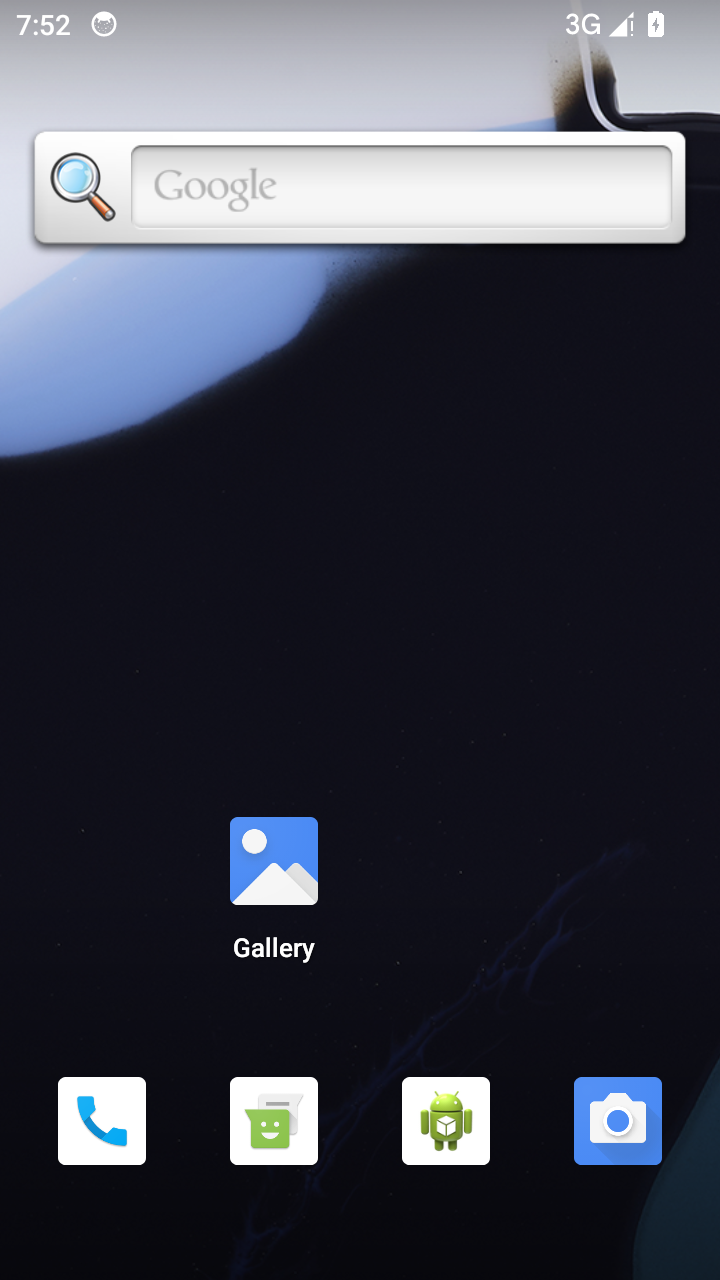
#> input picture docs/android-battery/shots/float_base.png, 720 x 1280 px, found by its file name
$ python emulator_float_check.py
#> lines starting #> are read from the running program, lines starting #| are printed output that depends on the picture
#!/usr/bin/env python3
# -*- coding: utf-8 -*-
r"""
emulator_float_check.py · CI 模拟器悬浮窗验收 v8（P2-4b / 桌宠）
--------------------------------------------------------------------
v8 变更（Live2D 桌宠替代圆形悬浮球）：
  竖屏主浮层从 60dp「满」字球换成 140x180dp 透明 WebView 桌宠：
  a) 身份判别从「白字像素」换成「桌宠窗口 frame 内的像素差分」：
     透明窗只画 Live2D，壁纸区域与基线一致；模型本体（头发/皮肤/描边）
     实测差异量级远高于阈值。frame 仍是 dumpsys 权威坐标。
  b) 窗口分类：桌宠 250~700 x 300~900px；气泡卡片 400~750 x <300px；
     迷你窗 >500 x >500px；降级球 100~300px（保留旧白字判别）。
  c) 交互链改为：单击 → 互动气泡（logcat pet-tap + 额外 overlay 窗口）；
     双击（同一 adb shell 连发两枪）→ 迷你窗（logcat pet-panel）。
  d) 新增权限拒绝降级：appops deny 后拉起，服务必须自停、无覆盖窗、无 FATAL。
  e) 新增进程被杀恢复：force-stop 后重开 App（autostart_float）桌宠回归。
  f) 静音断言：全程无 MediaPlayer/音频焦点请求（页内无 TTS）。
流程：⓪HOME+基线 → ①appops 授权 → ②意图拉起 FGS → ③桌宠可见（frame 差分
  +pet-ready 探针）→ ④拖动贴边 → ⑤单击气泡 → ⑥双击展开迷你窗 → ⑦聊天 →
  ⑧收起回桌宠 → ⑨float_stop 清理 → ⑩权限拒绝不崩溃 → ⑪进程被杀后恢复。
退出码：0=全部通过；1=有失败项（逐项 [FLOAT-PASS]/[FLOAT-FAIL]）。
"""
import base64
import json
import re
import subprocess
import sys
import time

PKG = "com.xiaoman.treehole"
SVC = f"{PKG}/.FloatWindowService"
MAIN = f"{PKG}/.MainActivity"
RESULTS = []
PET_CDP_PORT = 9225        # 桌宠 pet.html 的 WebView devtools 转发端口（沿用既有约定）

# ---- 像素差分阈值（1080x2148 实测分辨率标定；按比例自适应其他屏）----
TOP_CROP = 120          # 裁掉状态栏+launcher时钟区（分钟跳变防误报）
DIFF_SENS = 25          # 灰度差>25 视为变化像素
WHITE_MIN = 1500                         # 降级球frame内「满」字白像素下限（椅旧判别器）
PET_MIN_DIFF = 6000                      # 桌宠frame内与基线的差异像素下限（Live2D 本体实测 8.7k~12.4k）
PET_HIDE_MAX = 4000                      # 桌宠 GONE 后 frame 内允许的残留差异（时钟抖动）
PANEL_MIN = 300000                       # 迷你窗量级（≈660x794≈52万px @720p，>门限）
GONE_MAX = 8000                          # 移除后残留容忍（时钟跳变~4400px 可容忍）


def sh(cmd, timeout=60):
    """跑 adb/host 命令，返回 (rc, stdout+stderr)。"""
    try:
        p = subprocess.run(cmd, shell=True, capture_output=True, text=True, timeout=timeout)
        return p.returncode, (p.stdout or "") + (p.stderr or "")
    except subprocess.TimeoutExpired:
        return 124, "TIMEOUT"


def check(name, ok, info=""):
    tag = "[FLOAT-PASS]" if ok else "[FLOAT-FAIL]"
    print(f"{tag} {name}" + (f" | {info}" if info else ""), flush=True)
    RESULTS.append(ok)
    return ok


def shot(name):
    """截图：用 bytes 管道落盘（PowerShell/cmd 的 > 重定向不可靠，会写坏 PNG）。"""
#> (the call stopped at in shot, `p = subprocess.run(["adb", "exec-out", "screencap", "-p"], capture_out..`: subprocess is not available in this run)
    try:
        p = subprocess.run(["adb", "exec-out", "screencap", "-p"],
                           capture_output=True, timeout=60)
        data = p.stdout or b""
        if len(data) > 1024 and data[:1] == b"\x89":
            with open(name, "wb") as f:
                f.write(data)
    except Exception:
        pass


def refresh_screen():
    """强制整屏重合成（软件 GL 模拟器的已知怪癖，不是产品行为）。
    本机 emulator(swiftshader) 的 SurfaceFlinger 在 overlay 窗口「被移动/被移除」后
    不一定给对应区域发 damage，screencap 会一直拿到旧帧：实测窗已 move 到新坐标，
    截图逐像素完全不变。拉下再收起通知栏会让全屏重新合成一次，属性/布局/像素内容
    都不改，只是把当前真实状态刷到帧缓冲里，避免把「环境不刷新」误判成「桌宠空白」。"""
    sh("adb shell cmd statusbar expand-notifications", timeout=30)
    time.sleep(1.5)
    sh("adb shell cmd statusbar collapse", timeout=30)
    time.sleep(1.5)


def gray(path):
#> called with path = 'float_base.png'
    from PIL import Image
    im = Image.open(path).convert("L")
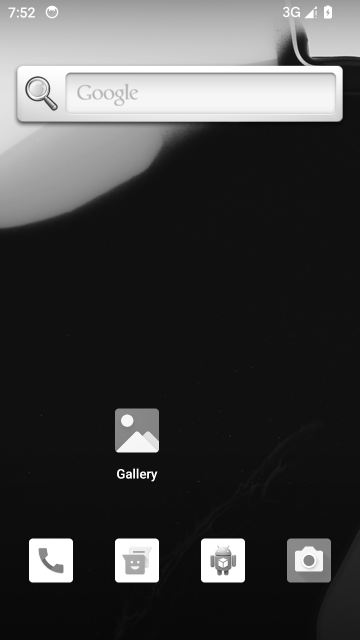
#> im: PIL image 720x1280 L (shown at 1/2 size); min 4, max 255, mean 66.3
    return im.crop((0, TOP_CROP, im.width, im.height))
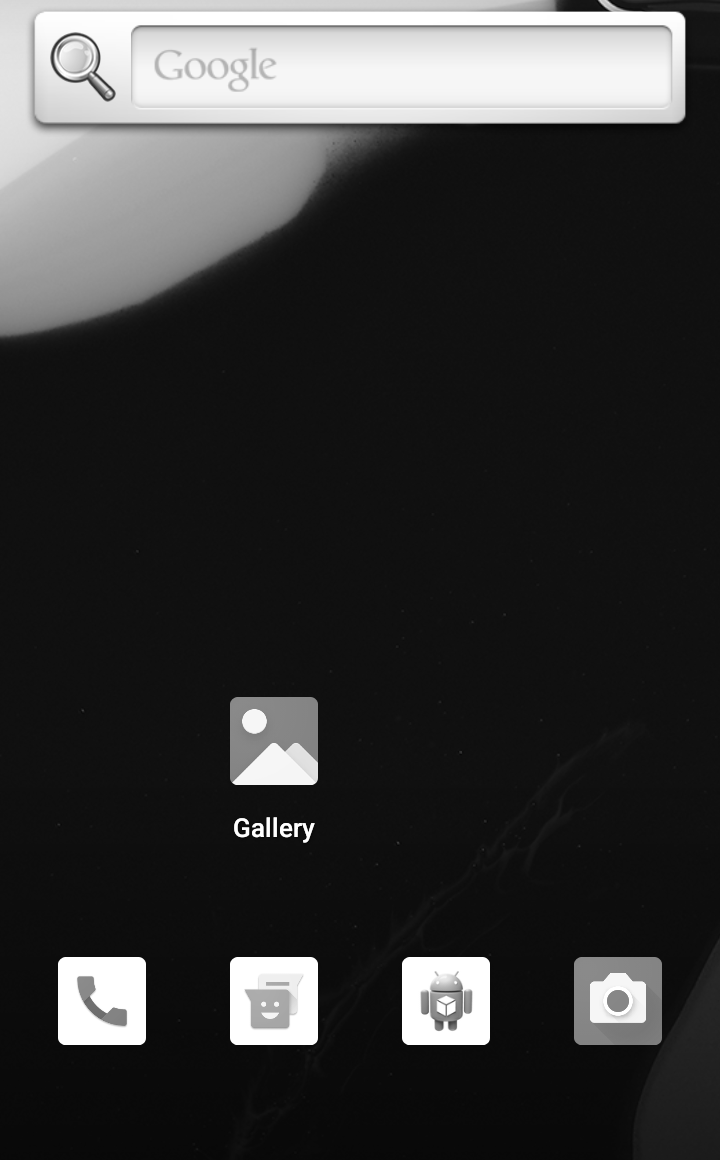
#> returned value: PIL image 720x1160 L; min 6, max 255, mean 54.4


# [44 lines left out: functions diff_stat, pink_px, white_glyph_px, not called in this run]


def _wh(box):
    return box[2] - box[0], box[3] - box[1]


_SCREEN = None


# [21 lines left out: functions screen_size, ball_frame, not called in this run]


def pet_frame(wins):
    """Live2D 桌宠窗口 frame（140x180dp @2x = 280x360px；容差 250~400/300~900）。
    宽度上限收到 400：迷你窗 662x793 也落在大窗容差内，不收窄会把面板当桌宠。"""
    for w in overlay_wins(wins):
        if not w.get("visible", True):
            continue
        fw, fh = _wh(w["frame"])
        if 250 < fw < 400 and 300 < fh < 900:
            return w["frame"]
    return None


# [65 lines left out: functions big_frame, bubble_frame, region_mask, region_diff, content_mask, unique_colors, not called in this run]


# ---- 渲染层取图（不改产品代码，只换取图源）----------------------------------
# screencap 走 SurfaceFlinger 合成结果；软件 GL 模拟器对 APPLICATION_OVERLAY
# 可能根本不给该区域出帧（历史 run #110/#120 实测 frame 内 diff 恒 0）。
# WebView 自己的渲染层不受这条路径影响，因此加两路独立取图：
#   ① Page.captureScreenshot（Android WebView 若未实现该命令则抛错）
#   ② 页内 canvas.toDataURL（2D 画布读回，图层真的画了就有内容）
CANVAS_JS = r"""
(() => {
  const c = document.querySelector('#petCanvas') || document.querySelector('canvas');
  const root = document.getElementById('petRoot');
  const stage = document.getElementById('petStage');
  const box = (el) => {
    if (!el) return null;
    const r = el.getBoundingClientRect();
    return { cw: el.clientWidth, ch: el.clientHeight,
             rect: [Math.round(r.x), Math.round(r.y), Math.round(r.width), Math.round(r.height)] };
  };
  const cs = c ? getComputedStyle(c) : null;
  const csRoot = root ? getComputedStyle(root) : null;
  const out = {
    ua: navigator.userAgent,
    cssSupport: { inset: CSS.supports('inset', '0'), top: CSS.supports('top', '0') },
    rootCss: csRoot ? { top: csRoot.top, left: csRoot.left, right: csRoot.right,
                        bottom: csRoot.bottom, w: csRoot.width, h: csRoot.height,
                        display: csRoot.display, position: csRoot.position } : null,
    viewport: { innerW: innerWidth, innerH: innerHeight,
                deW: document.documentElement.clientWidth,
                deH: document.documentElement.clientHeight,
                bodyW: document.body.clientWidth, bodyH: document.body.clientHeight,
                dpr: devicePixelRatio || 0, vis: document.visibilityState,
                hasFocus: document.hasFocus() },
    root: box(root), stage: box(stage), canvasEl: box(c),
    css: cs ? { w: cs.width, h: cs.height, display: cs.display,
                visibility: cs.visibility, position: cs.position } : null
  };
  if (!c) { out.present = false; out.canvases = document.querySelectorAll('canvas').length; return out; }
  out.present = true;
  out.w = c.width; out.h = c.height;
  out.state = (window.__pet && window.__pet.state) ? window.__pet.state() : null;
  try {
    const ctx = c.getContext('2d');
    const d = ctx.getImageData(0, 0, c.width, c.height).data;
    let a0 = 0, a16 = 0;
    for (let i = 3; i < d.length; i += 4) { if (d[i] > 0) a0++; if (d[i] > 16) a16++; }
    out.alpha_gt0 = a0; out.alpha_gt16 = a16;
    out.total = c.width * c.height;
    out.alpha_ratio = out.total ? +(a16 / out.total).toFixed(4) : 0;
  } catch (e) { out.read_err = String(e); }
  try { out.dataurl_len = c.toDataURL('image/png').length; }
  catch (e) { out.dataurl_err = String(e); }
  return out;
})()
"""

CONTROL_JS = r"""
(() => ({
  innerW: innerWidth, innerH: innerHeight,
  deW: document.documentElement.clientWidth, deH: document.documentElement.clientHeight,
  dpr: devicePixelRatio || 0, vis: document.visibilityState,
  canvases: Array.from(document.querySelectorAll('canvas')).map(c => ({
    id: c.id || c.className, w: c.width, h: c.height,
    cw: c.clientWidth, ch: c.clientHeight }))
}))()
"""

CANVAS_PNG_JS = r"""
(() => {
  const c = document.querySelector('#petCanvas') || document.querySelector('canvas');
  if (!c) return '';
  try {
    const url = c.toDataURL('image/png');
    return url.length > 7000000 ? '' : url;
  } catch (e) { return ''; }
})()
"""


# [136 lines left out: functions layer_png, pet_layer_px, pixel_evidence, not called in this run]


# 页面侧只做“记录”：在 document 捕获阶段挂 pointerdown/pointerup（与 pet.js
# onDown/onUp 同一入口），记录 performance.now() 时间戳，用于证明两枪真到页面、
# 且间隔落在 120–200ms。不影响产品逻辑，也不参与任何断言。
TAP_HOOK_JS = """(function(){
  if (!window.__tapHook) {
    window.__tapHook = true;
    window.__tapProbe = [];
    ["pointerdown","pointerup"].forEach(function(t){
      document.addEventListener(t, function(e){
        window.__tapProbe.push({type:t, ts:performance.now(),
          x:(e.clientX||0), y:(e.clientY||0), p:(e.pointerType||"")});
      }, true);
    });
  }
  window.__tapProbe.length = 0;
  return true;
})()"""


# [118 lines left out: functions pet_double_tap_cdp, pet_double_tap_page, pet_double_tap, pet_visible, not called in this run]


def probe_has(marker):
    return marker in probe_lines()


# ---- WebView JS 桥直连断言 ----------------------------------------------------
# logcat 里的 [probe] AndroidTTS injected=1 只证明"页面侧探针返回 ok"（四个入口
# 都是 function）。要断言"可调用 speak"，必须真的在浮窗 WebView 里调一次：
# 走 WebView 自己的 DevTools（uiautomator dump 看不到 WebView DOM），
# 直接读 window.AndroidTTS 的成员类型并调用 available()/speak()，看返回值类型。
BRIDGE_JS = r"""
(() => {
  const t = window.AndroidTTS;
  if (!t) return { present: false };
  const types = {
    speak: typeof t.speak,
    speakRate: typeof t.speakRate,
    stop: typeof t.stop,
    available: typeof t.available
  };
  let avail = null, returned = null, error = "";
  try { avail = t.available(); } catch (e) { error += "available:" + e + ";"; }
  try { returned = t.speak("bridge probe"); } catch (e) { error += "speak:" + e + ";"; }
  try { t.stop(); } catch (e) { }
  return {
    present: true, types: types, avail: avail, availableType: typeof avail,
    returned: returned, returnType: typeof returned, error: error
  };
})()
"""


# [120 lines left out: functions check_bridge, open_panel_js, wait_panel, open_panel, find_collapse_button, not called in this run]


def box_center(box):
    return (box[0] + box[2]) // 2, (box[1] + box[3]) // 2


def box_size(box):
    return box[2] - box[0], box[3] - box[1]


def dumpsys_windows():
    """dumpsys window windows 全文 → 落盘诊断 + 提取 xiaoman 窗口列表。
    实测（API 35 模拟器）：窗口 type 写作 ty=APPLICATION_OVERLAY（文字）或
    ty=2038（数字，systemui 混用两种），mType= 是 insets 的 ITYPE_xxx 字段。"""
    rc, out = sh("adb shell dumpsys window windows", timeout=60)
    try:
        with open("float_dumpsys.txt", "w", encoding="utf-8", errors="replace") as f:
            f.write(out)
    except Exception:
        pass
    wins = []
    for blk in re.split(r"Window #\d+", out):
        if PKG not in blk:
            continue
        tm = re.search(r"\bty=([A-Z_0-9]+)", blk)
        frame = None
        from_attrs = False
        fm = re.search(r"mFrame=\[(\d+),(\d+)\]\[(\d+),(\d+)\]", blk)
        if fm:
            frame = tuple(map(int, fm.groups()))
        else:
            # MuMu / 部分 A12 ROM 不打印 mFrame，只给 mAttrs 的请求框：
            #   mAttrs={(x,y)(w x h) ... ty=APPLICATION_OVERLAY}
            # 气泡卡片高度是 wrap（实测 480xwrap），按单行卡片给名义高度以便尺寸判别
            am = re.search(r"mAttrs=\{\((-?\d+),(-?\d+)\)\((\d+)\s*x\s*(\d+|wrap)\)", blk)
            if am:
                x, y, w, hs = am.groups()
                h = 160 if hs == "wrap" else int(hs)
                frame = (int(x), int(y), int(x) + int(w), int(y) + h)
                from_attrs = True
        if frame:
            gm = re.search(r"gr=([A-Z_ ]+?) sim=", blk)
            grav = gm.group(1).strip() if gm else ""
            # 请求框 (0,0) 且 gr=CENTER 的窗口（迷你窗实测 662x793）真实位置在屏幕居中，
            # 不算这一步会把面板坐标整体偏出去半个屏，聊天/收起的点击就全打空
            if from_attrs and grav == "CENTER":
                sw, shh = screen_size()
                w = frame[2] - frame[0]
                h = frame[3] - frame[1]
                frame = ((sw - w) // 2, (shh - h) // 2, (sw + w) // 2, (shh + h) // 2)
            # 桌宠展开迷你窗时 hidePrimary() 走 setVisibility(GONE)：窗口仍注册但不可见，
            # 不分辨会把「已隐藏」误判成「还在」
            vis = "mViewVisibility=0x8" not in blk and "isVisible=false" not in blk
            wins.append({"ty": tm.group(1) if tm else "?", "frame": frame, "visible": vis})
    return wins


def overlay_wins(wins):
    return [w for w in wins if w["ty"] in ("APPLICATION_OVERLAY", "2038")]


def _logcat(args=""):
    _, out = sh(f"adb logcat -d {args}", timeout=60)
    return out


def fatal_in_logcat():
    """安卓运行时崩溃 + 本包名（Python 侧过滤，避免 cmd.exe 误解 `|`）。"""
    hits = [ln for ln in _logcat().splitlines()
            if "AndroidRuntime" in ln and PKG in ln]
    return "\n".join(hits[-5:]).strip()


def probe_lines():
    _, out = sh("adb logcat -d -s XiaoManWeb:V", timeout=30)
    return out


def svc_record_count():
    _, out = sh("adb shell dumpsys activity services " + PKG, timeout=60)
    return str(sum(1 for ln in out.splitlines()
                   if "ServiceRecord" in ln and "FloatWindowService" in ln))


# [30 lines left out: function chat_round, not called in this run]


def main():
    # ⓪ HOME 退后台 + 基线截图（无球桌面）
    sh("adb shell input keyevent 3")
    time.sleep(2)
    shot("float_base.png")
    base = gray("float_base.png")

    # ① 授权（等价手动允许「显示在其他应用上层」）
    sh(f"adb shell appops set {PKG} SYSTEM_ALERT_WINDOW allow")
    time.sleep(1)
    rc, out = sh(f"adb shell cmd appops get {PKG} SYSTEM_ALERT_WINDOW")
#> (the rest of the program and of its run is left out)
